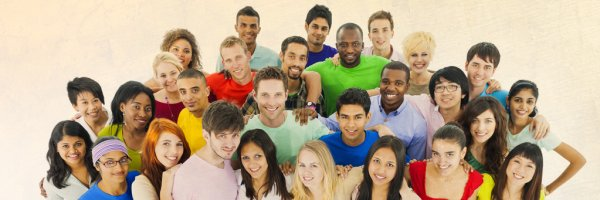
#> input picture fotos/1.jpg, 600 x 200 px
$ python lendo_foto.py
#> lines starting #> are read from the running program, lines starting #| are printed output that depends on the picture; after the words box and inside, x2 and y2 are one past the last pixel; in counts of white or black regions, pixels touching at a corner belong together
import numpy
import cv2

face_cascade = cv2.CascadeClassifier('haarcascades\haarcascade_frontalface_default.xml')
eye_cascade = cv2.CascadeClassifier('haarcascades\haarcascade_eye.xml')

imagem = cv2.imread('fotos/1.jpg')
#> imagem is the input picture: shape (200, 600, 3); mean B, G, R 141.8, 168, 188.1

cinza = cv2.cvtColor(imagem, cv2.COLOR_BGR2GRAY)
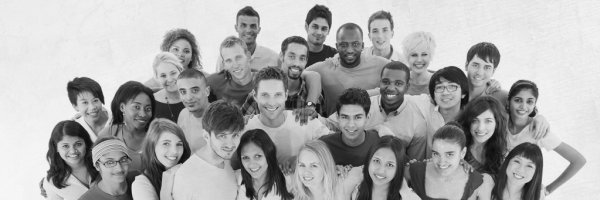
#> cinza: shape (200, 600); min 6, max 252, mean 171

faces = face_cascade.detectMultiScale(cinza, scaleFactor=1.05, minNeighbors=2, minSize=(30,30))
#> faces = 27 rows, first 6: [232, 14, 32, 32], [303, 14, 33, 33], [362, 17, 35, 35], [335, 33, 31, 31], [163, 37, 34, 34], [280, 44, 34, 34]

print(faces)
#> (printed output is left out)

for(x, y, l, a) in faces:
  cv2.rectangle(imagem, (x, y), (x + l, y + a), (0,255,0), 2)
  roi_gray = cinza[y:y+a, x:x+l]
  roi_color = imagem[y:y+a, x:x+l]
  eyes = eye_cascade.detectMultiScale(roi_gray)
  for (ex,ey,el,ea) in eyes:
    cv2.rectangle(roi_color, (ex, ey), (ex + el, ey + ea), (255,0,0), 2)
#> this loop made 27 passes
#> (x, y, l, a) on passes 1 to 12: (232, 14, 32, 32), (303, 14, 33, 33), (362, 17, 35, 35), (335, 33, 31, 31), (163, 37, 34, 34), (280, 44, 34, 34), (403, 42, 32, 32), (464, 53, 34, 34), (152, 63, 32, 32), (374, 69, 35, 35), (429, 74, 36, 36), (172, 78, 34, 34)
#> pass 1, `roi_gray = cinza[y:y+a, x:x+l]`:
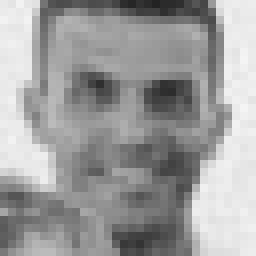
#> roi_gray: shape (32, 32) (shown 8 times larger); min 36, max 244, mean 157.5
#> pass 1, `roi_color = imagem[y:y+a, x:x+l]`:
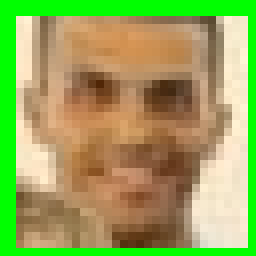
#> roi_color: shape (32, 32, 3) (shown 8 times larger); mean B, G, R 90.6, 167, 151.5
#> pass 2, `roi_color = imagem[y:y+a, x:x+l]`:
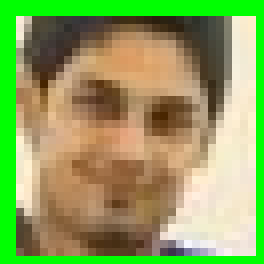
#> roi_color: shape (33, 33, 3) (shown 8 times larger); mean B, G, R 93.1, 163.1, 142
#> after the loop:
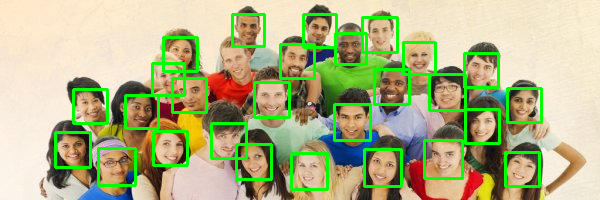
#> imagem: shape (200, 600, 3); 9% of pixels changed, all inside (x1, y1, x2, y2) = (54, 13, 543, 191)
#> after the loop:
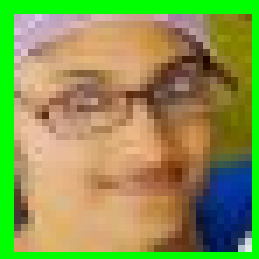
#> roi_color: shape (37, 37, 3) (shown 7 times larger); mean B, G, R 80.3, 150, 139.9
#> after the loop:
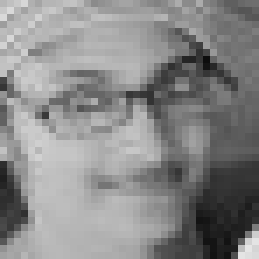
#> roi_gray: shape (37, 37) (shown 7 times larger); min 13, max 229, mean 136.3
cv2.imshow("Faces", imagem)
cv2.waitKey()
